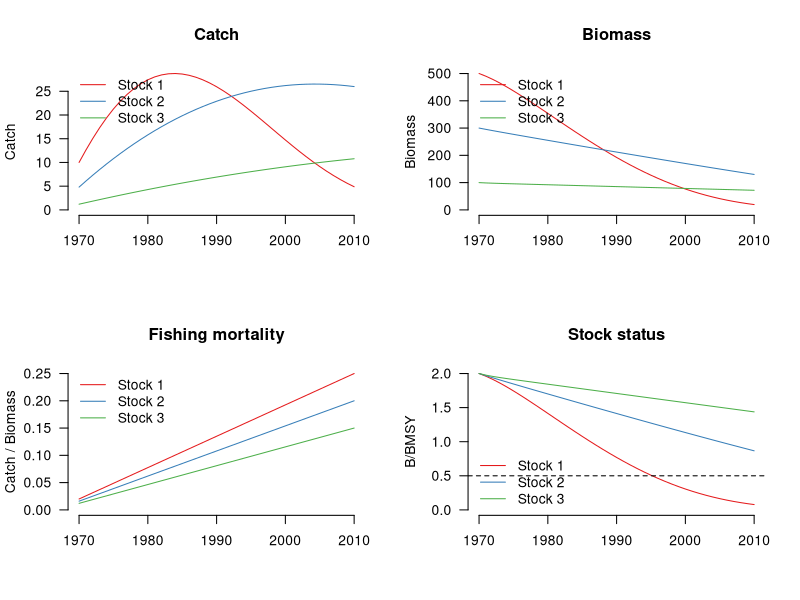

Here is the R script that generated this plot: (Note: this script raises an error after producing the figure.)

# Clear workspace
rm(list = ls())

# Turn off sci notation
options(scipen=999)

# Packages
library(plyr)
library(dplyr)
library(tidyr)
library(reshape2)
library(RColorBrewer)


# Plotting functions
################################################################################

# Plot catch time series
plot_catch <- function(C_mat, yrs){
  nstocks <- ncol(C_mat)
  cmax <- max(C_mat)
  colors <- brewer.pal(nstocks, "Set1")
  plot(x=yrs, y=C_mat[,1], bty="n", type="l", las=1, col=colors[1],
       ylim=c(0,cmax), xlab="", ylab="Catch", main="Catch") 
  for(i in 2:nstocks){
    lines(x=yrs, y=C_mat[,i], col=colors[i])
  }
  legend("topleft", bty="n", legend=paste("Stock", 1:nstocks), col=colors, lty=1)
}

# Plot biomass time series
plot_biomass <- function(B_mat, yrs){
  nstocks <- ncol(C_mat)
  bmax <- max(B_mat)
  colors <- brewer.pal(nstocks, "Set1")
  plot(x=yrs, y=B_mat[,1], bty="n", type="l", las=1, col=colors[1],
       ylim=c(0,bmax), xlab="", ylab="Biomass", main="Biomass") 
  for(i in 2:nstocks){
    lines(x=yrs, y=B_mat[,i], col=colors[i])
  }
  legend("topleft", bty="n", legend=paste("Stock", 1:nstocks), col=colors, lty=1)
}

# Plot fishing mortality time series
plot_f <- function(F_mat, yrs){
  nstocks <- ncol(F_mat)
  fmax <- max(F_mat)
  colors <- brewer.pal(nstocks, "Set1")
  plot(x=yrs, y=F_mat[,1], bty="n", type="l", las=1, col=colors[1],
       ylim=c(0,fmax), xlab="", ylab="Catch / Biomass", main="Fishing mortality") 
  for(i in 2:nstocks){
    lines(x=yrs, y=F_mat[,i], col=colors[i])
  }
  legend("topleft", bty="n", legend=paste("Stock", 1:nstocks), col=colors, lty=1)
}

# Plot B/BMSY time series
plot_bbmsy <- function(mat, yrs){
  nstocks <- ncol(mat)
  mmax <- max(mat)
  colors <- brewer.pal(nstocks, "Set1")
  plot(x=yrs, y=mat[,1], bty="n", type="l", las=1, col=colors[1],
       ylim=c(0,mmax), xlab="", ylab="B/BMSY", main="Stock status") 
  for(i in 2:nstocks){
    lines(x=yrs, y=mat[,i], col=colors[i])
  }
  abline(h=0.5, lty=2)
  legend("bottomleft", bty="n", legend=paste("Stock", 1:nstocks), col=colors, lty=1)
}

# Categorical status
bbmsy2status <- function(bbmsy){
  as.character(cut(bbmsy, breaks=c(0,0.5,1.5,999), labels=c("over", "fully", "under")))
}

# Simulate data
################################################################################

# Params
yrs <- 1970:2010
nyrs <- length(yrs)
nstocks <- 3
stocks <- paste("Stock", 1:nstocks)
r_true <- c(0.1, 0.3, 0.5)
k_true <- c(500, 300, 100)
msy_true <- r_true*k_true/4
bmsy_true <- k_true/2
fmsy_true <- r_true/2
res_true <- c("Low", "Medium", "Medium")
e_true <- seq(0.02,0.25,length.out=nyrs)
# e_scalar_true <- c(0.6, 0.6, 0.6)
e_scalar_true <- c(1, 0.8, 0.6)

# Simulate data
# B[t+1] = bt[t] + r*bt[t]*(1-bt[t]/k) - ct[t]
B_mat_true <- matrix(data=NA, ncol=nstocks, nrow=nyrs)
C_mat <- matrix(data=NA, ncol=nstocks, nrow=nyrs)
B_mat_true[1,] <- k_true
C_mat[1,] <- k_true * e_true[1] * e_scalar_true
for(i in 1:nstocks){
  for(j in 2:nyrs){
    B_mat_true[j,i] <- B_mat_true[j-1,i] + r_true[i] * B_mat_true[j-1,i] * (1-B_mat_true[j-1,i]/k_true[i]) - C_mat[j-1,i]
    C_mat[j,i] <-  B_mat_true[j,i] * e_true[j] * e_scalar_true[i]
  }
}

# Calculate other time series
U_mat_true <- C_mat / B_mat_true
BBMSY_mat_true <- t(t(B_mat_true) / bmsy_true)

# Plot simulated data
par(mfrow=c(2,2))
plot_catch(C_mat, yrs)
plot_biomass(B_mat_true, yrs)
plot_f(U_mat_true, yrs)
plot_bbmsy(BBMSY_mat_true, yrs)


input_data <- NULL
input_data$years <- yrs
input_data$catch <- C_mat

true_vals <- NULL
true_vals$r <- r_true
true_vals$K <- k_true
true_vals$B_ts <- B_mat_true
true_vals$U_ts <- U_mat_true
true_vals$Bmsy <- bmsy_true
true_vals$Umsy <- fmsy_true

wd <- "C:\\merrill\\MS-COM\\mscom\\code\\tmb"
saveRDS(input_data, file.path(wd, "simtest.rds"))
saveRDS(true_vals, file.path(wd, "simtest_true.rds"))

